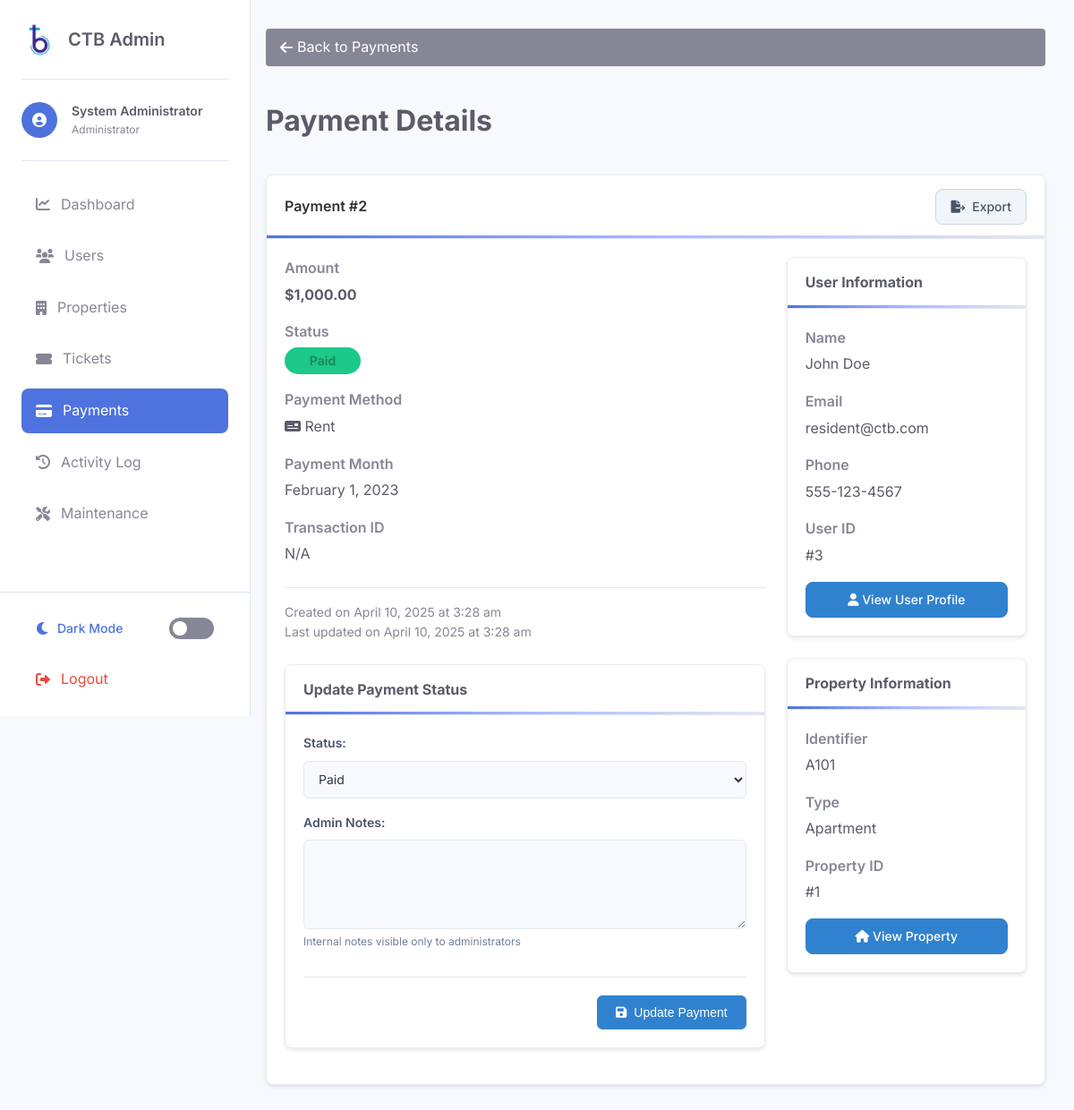
The app's page /admin/view-payment.php?id=2 (signed in), older data.
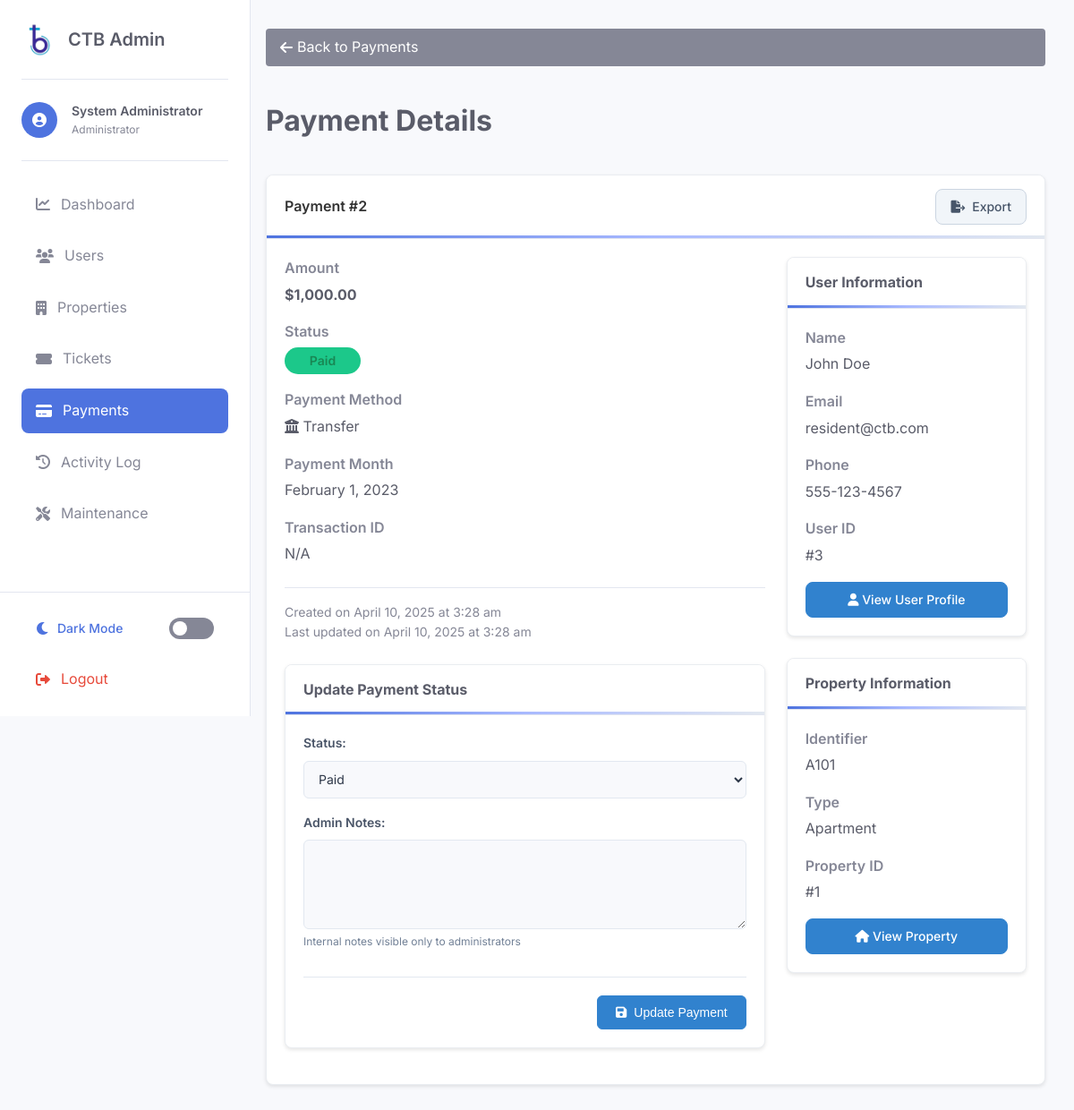
The same page, newer data.
### tables this page shows
CREATE TABLE payments (
    id INT AUTO_INCREMENT PRIMARY KEY,
    property_id INT NOT NULL,
    amount DECIMAL(10,2) NOT NULL,
    month DATE NOT NULL,
    status ENUM('paid', 'pending', 'cancelled', 'failed') DEFAULT 'pending',
    type ENUM('transfer', 'cheque') DEFAULT 'transfer',
    created_at TIMESTAMP DEFAULT CURRENT_TIMESTAMP,
    updated_at TIMESTAMP DEFAULT CURRENT_TIMESTAMP ON UPDATE CURRENT_TIMESTAMP,
    FOREIGN KEY (property_id) REFERENCES properties(id) ON DELETE CASCADE
);

CREATE TABLE users (
    id INT AUTO_INCREMENT PRIMARY KEY,
    email VARCHAR(255) NOT NULL UNIQUE,
    password VARCHAR(255) NOT NULL,
    name VARCHAR(255) NOT NULL,
    phone VARCHAR(50),
    role ENUM('admin', 'manager', 'resident') NOT NULL,
    status ENUM('active', 'inactive') DEFAULT 'active',
    profile_image VARCHAR(255) DEFAULT NULL,
    created_at TIMESTAMP DEFAULT CURRENT_TIMESTAMP,
    updated_at TIMESTAMP DEFAULT CURRENT_TIMESTAMP ON UPDATE CURRENT_TIMESTAMP
);

CREATE TABLE properties (
    id INT AUTO_INCREMENT PRIMARY KEY,
    type ENUM('apartment', 'parking') NOT NULL,
    identifier VARCHAR(50) NOT NULL UNIQUE,
    user_id INT,
    created_at TIMESTAMP DEFAULT CURRENT_TIMESTAMP,
    updated_at TIMESTAMP DEFAULT CURRENT_TIMESTAMP ON UPDATE CURRENT_TIMESTAMP,
    FOREIGN KEY (user_id) REFERENCES users(id) ON DELETE SET NULL
);

### admin/view-payment.php (the view, shortened to what the changed rows need)
<?php
$payment_id = intval($_GET['id']);
$payment = null;
try {
    $db = new PDO("mysql:host=" . DB_HOST . ";dbname=" . DB_NAME, DB_USER, DB_PASS);
    $db->setAttribute(PDO::ATTR_ERRMODE, PDO::ERRMODE_EXCEPTION);
    $sql = "SELECT p.*, p.type as payment_method, pr.identifier as property_identifier, pr.type as property_type,
            u.name as user_name, u.email as user_email, u.phone as user_phone, u.id as user_id
            FROM payments p
            LEFT JOIN properties pr ON p.property_id = pr.id
            LEFT JOIN users u ON pr.user_id = u.id
            WHERE p.id = :id";
    $stmt = $db->prepare($sql);
    $stmt->bindParam(":id", $payment_id, PDO::PARAM_INT);
    $stmt->execute();
    $payment = $stmt->fetch(PDO::FETCH_ASSOC);
} catch (PDOException $e) {
    $error_message = "Database error: " . $e->getMessage();
}
function getStatusBadgeClass($status) {
    switch($status) {
        case 'paid':
            return 'success';
    }
}
function formatPaymentMethod($method) {
    return ucfirst(str_replace('_', ' ', $method));
}
function formatDate($date) {
    return date('F j, Y', strtotime($date));
}
$page_title = "Payment Details";
?>
<!DOCTYPE html>
<html lang="en">
<head>
    <link rel="stylesheet" href="https://cdnjs.cloudflare.com/ajax/libs/font-awesome/6.0.0/css/all.min.css">
    <link rel="stylesheet" href="css/admin-style.css">
</head>
<body>
    <div class="admin-container">
        <?php include 'includes/admin-sidebar.php'; ?>
        <main class="main-content">
            <div class="content-header">
                <h1><?php echo $page_title; ?></h1>
            </div>
            <?php if ($payment): ?>
                <div class="card">
                    <div class="card-header">
                        <h3>Payment #<?php echo $payment_id; ?></h3>
                        <div class="card-actions">
                            <a href="export-payment.php?id=<?php echo $payment_id; ?>" class="btn btn-secondary">
                                <i class="fas fa-file-export"></i> Export
                            </a>
                        </div>
                    </div>
                    <div class="card-body">
                        <div class="payment-details">
                            <div class="payment-main">
                                <div class="detail-group">
                                    <div class="label">Amount</div>
                                    <div class="value"><strong>$<?php echo number_format($payment['amount'], 2); ?></strong></div>
                                </div>
                                <div class="detail-group">
                                    <div class="label">Status</div>
                                    <div class="value">
                                        <span class="status-indicator status-<?php echo getStatusBadgeClass($payment['status']); ?>">
                                            <?php echo ucfirst($payment['status']); ?>
                                        </span>
                                    </div>
                                </div>
                                <div class="detail-group">
                                    <div class="label">Payment Method</div>
                                    <div class="value">
                                        <?php
                                            $methodIcon = '';
                                            $paymentMethod = isset($payment['payment_method']) ? $payment['payment_method'] : 'transfer';
                                            switch ($paymentMethod) {
                                                case 'transfer':
                                                    $methodIcon = '<i class="fas fa-university"></i> ';
                                                    break;
                                                default:
                                                    $methodIcon = '<i class="fas fa-money-check"></i> ';
                                            }
                                            echo $methodIcon . formatPaymentMethod($paymentMethod);
                                        ?>
                                    </div>
                                </div>
                                <div class="detail-group">
                                    <div class="label">Payment Month</div>
                                    <div class="value"><?php echo formatDate($payment['month']); ?></div>
                                </div>
                                <div class="detail-group">
                                    <div class="label">Transaction ID</div>
                                    <div class="value"><?php echo htmlspecialchars($payment['transaction_id'] ?? 'N/A'); ?></div>
                                </div>
                                <div class="meta-info">
                                    <p>Created on <?php echo date('F j, Y \a\t g:i a', strtotime($payment['created_at'])); ?></p>
                                    <?php if (isset($payment['updated_at'])): ?>
                                        <p>Last updated on <?php echo date('F j, Y \a\t g:i a', strtotime($payment['updated_at'])); ?></p>
                                    <?php endif; ?>
                                </div>
                                <div class="card mt-4">
                                    <div class="card-header">
                                        <h4>Update Payment Status</h4>
                                    </div>
                                    <div class="card-body">
                                        <form method="POST" action="">
                                            <div class="form-group">
                                                <label for="status">Status:</label>
                                                <select name="status" id="status" class="form-control">
                                                    <option value="paid" <?php echo $payment['status'] === 'paid' ? 'selected' : ''; ?>>Paid</option>
                                                </select>
                                            </div>
                                            <div class="form-group">
                                                <label for="admin_notes">Admin Notes:</label>
                                                <textarea name="admin_notes" id="admin_notes" class="form-control" rows="4"><?php echo htmlspecialchars($payment['admin_notes'] ?? ''); ?></textarea>
                                                <small>Internal notes visible only to administrators</small>
                                            </div>
                                            <div class="form-actions">
                                                <button type="submit" class="btn btn-primary">
                                                    <i class="fas fa-save"></i> Update Payment
                                                </button>
                                            </div>
                                        </form>
                                    </div>
                                </div>
                            </div>
                            <div class="payment-sidebar">
                                <div class="card sidebar-card">
                                    <div class="card-header">
                                        <h4>User Information</h4>
                                    </div>
                                    <div class="card-body">
                                        <?php if (isset($payment['user_id']) && $payment['user_id']): ?>
                                            <div class="detail-group">
                                                <div class="label">Name</div>
                                                <div class="value"><?php echo htmlspecialchars($payment['user_name']); ?></div>
                                            </div>
                                            <div class="detail-group">
                                                <div class="label">Email</div>
                                                <div class="value"><?php echo htmlspecialchars($payment['user_email']); ?></div>
                                            </div>
                                            <div class="detail-group">
                                                <div class="label">Phone</div>
                                                <div class="value"><?php echo htmlspecialchars($payment['user_phone'] ?? 'N/A'); ?></div>
                                            </div>
                                            <div class="detail-group">
                                                <div class="label">User ID</div>
                                                <div class="value">#<?php echo $payment['user_id']; ?></div>
                                            </div>
                                            <a href="view-user.php?id=<?php echo $payment['user_id']; ?>" class="btn btn-primary btn-block mt-3">
                                                <i class="fas fa-user"></i> View User Profile
                                            </a>
                                        <?php endif; ?>
                                    </div>
                                </div>
                                <div class="card sidebar-card mt-4">
                                    <div class="card-header">
                                        <h4>Property Information</h4>
                                    </div>
                                    <div class="card-body">
                                        <?php if (isset($payment['property_id']) && $payment['property_id']): ?>
                                            <div class="detail-group">
                                                <div class="label">Identifier</div>
                                                <div class="value"><?php echo htmlspecialchars($payment['property_identifier'] ?? 'N/A'); ?></div>
                                            </div>
                                            <div class="detail-group">
                                                <div class="label">Type</div>
                                                <div class="value"><?php echo ucfirst(htmlspecialchars($payment['property_type'] ?? 'N/A')); ?></div>
                                            </div>
                                            <div class="detail-group">
                                                <div class="label">Property ID</div>
                                                <div class="value">#<?php echo $payment['property_id']; ?></div>
                                            </div>
                                            <a href="view-property.php?id=<?php echo $payment['property_id']; ?>" class="btn btn-primary btn-block mt-3">
                                                <i class="fas fa-home"></i> View Property
                                            </a>
                                        <?php endif; ?>
                                    </div>
                                </div>
                            </div>
                        </div>
                    </div>
                </div>
            <?php endif; ?>
        </main>
    </div>
</body>
</html>

Row changes from the older to the newer data that the page shows:
changed payments "Paid": type "Rent" → "Transfer"
